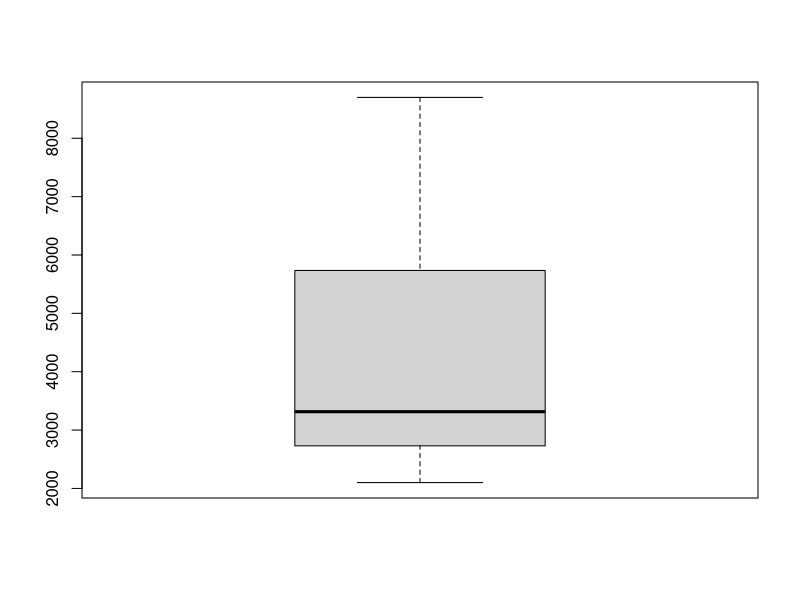
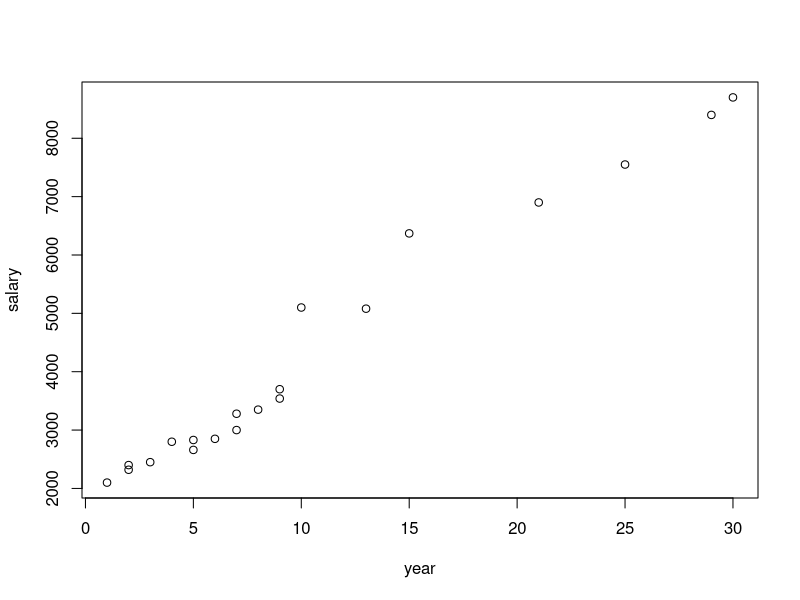

Generate these figures, in order, with R:
# frame the data
year <- c(1, 2, 2, 3, 4, 5, 5, 6, 7, 7, 
          8, 9, 9, 10, 13, 15, 21, 25, 29, 30) 
salary <- c(2100, 2400, 2320, 2450, 2800, 2660, 2830, 2850, 3000, 3280,
            3350, 3700, 3540, 5100, 5080, 6370, 6900, 7550, 8400, 8700)
# draw the boxplot for the salary
boxplot(salary)
#describe the characteristics of the data of salary
salary_average <- mean(salary)
c(salary_average)
salary_median <-median(salary)
c(salary_median)

# draw the plot x- axis year, y -axis salary
plot(year, salary)

# find the correlation coefficient 
correl_coef <- cor(year, salary)
c(correl_coef)
# check the relationship between them
test_corr <- cor.test(year, salary)
c(test_corr)
